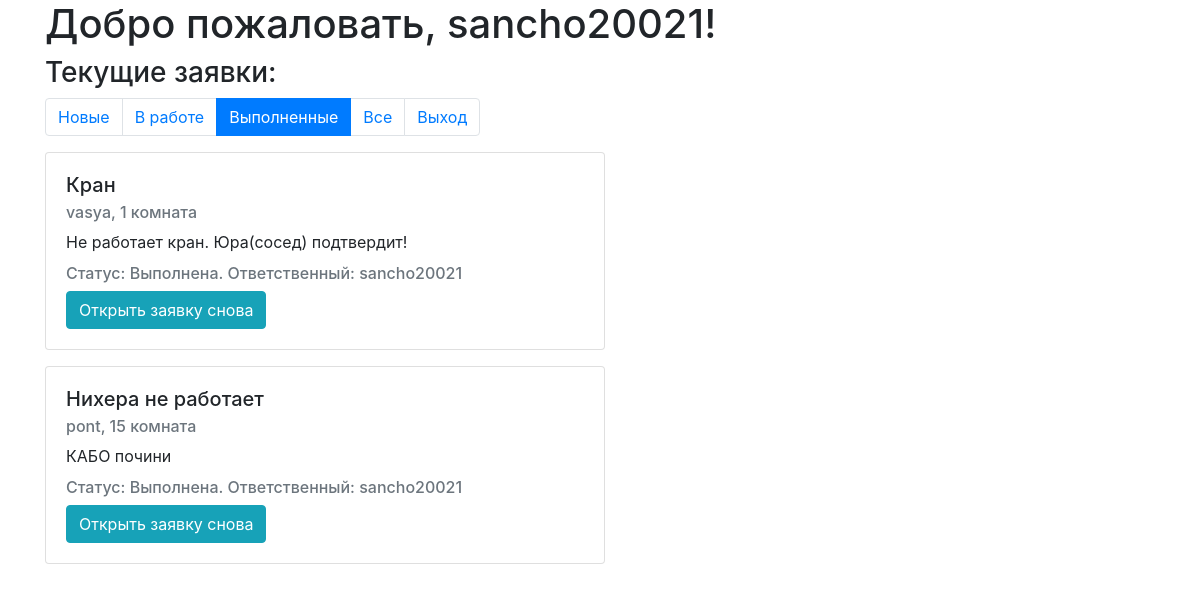
The page /finished (signed in) on the database its author committed.
### app/models.py (models this page shows, shortened)
class Claim(models.Model):
    text = models.TextField()
    name = models.CharField(max_length=255)
    house = models.CharField(max_length=255)
    user = models.ForeignKey(User, on_delete=models.CASCADE)
    status = models.CharField(max_length=255)
    moder = models.ForeignKey(User, on_delete=models.CASCADE, related_name='moders', default=None, blank=True,
                              null=True)
    likes = models.ManyToManyField(User, related_name='likes')

### app/views.py (the view)
# urls.py: path('finished', indexModerFinished),
def indexModerFinished(request):
    return indexModerRender(request, 'finished')

### app/views.py (called while the page is built, shortened)
@register.filter(name='lookup')
def lookup(value, arg):
    return value[arg]

def indexModerRender(request, status):
    if request.user.is_authenticated and request.user.groups.filter(name='moders').exists():
        if request.method == 'GET':
            claims = Claim.objects.all()
            if status == 'new':
                claims = Claim.objects.filter(status=status)
            if status == 'finished' or status == 'processed':
                claims = Claim.objects.filter(status=status, moder=request.user)
            section = status
            statusRus = dict()
            statusRus['new'] = 'На рассмотрении'
            statusRus['processed'] = 'В работе'
            statusRus['finished'] = 'Выполнена'
            return render(request, "indexModer.html",
                          {'claims': claims, 'username': request.user.username, 'section': section,
                           'statusRus': statusRus})
    else:
        return redirect('/login')

### app/templates/indexModer.html (shortened to what this page needs)
<!DOCTYPE html>
<html lang="en">
<head>
    <link href="/open-iconic/font/css/open-iconic-bootstrap.css" rel="stylesheet">
    <link rel="stylesheet" href="https://maxcdn.bootstrapcdn.com/bootstrap/4.0.0/css/bootstrap.min.css"
>
</head>
<body>
<div class="container">
    <h1>Добро пожаловать, {{username}}!</h1>
    <h3>
        Текущие заявки:
    </h3>
    <nav aria-label="...">
        <ul class="pagination">
            <li class="page-item {% if section == 'new' %} active {%endif%}"><a class="page-link" href="/new">Новые</a>
            </li>
            <li class="page-item {% if section == 'processed' %} active {%endif%}"><a class="page-link"
                                                                                      href="/processed">В работе</a>
            </li>
            <li class="page-item {% if section == 'finished' %} active {%endif%}"><a class="page-link" href="/finished">Выполненные</a>
            </li>
            <li class="page-item {% if section == 'all' %} active {%endif%}"><a class="page-link"
                                                                                      href="/allModer">Все</a>
            </li>
            <li class="page-item">
                <a class="page-link" href="/logout">Выход</a>
            </li>
        </ul>
    </nav>
    {% for claim in claims %}
    <form method="POST">
        <div class="card" style="width: 35rem;">
            <div class="card-body">
                <h5 class="card-title">{{claim.name}}</h5>
                <h6 class="card-subtitle mb-2 text-muted">{{claim.user.username}}, {{claim.house}} комната</h6>
                <p class="card-text">{{claim.text}}</p>
                {% if claim.status != 'new' %}
                <h6 class="card-subtitle mb-2 text-muted">Статус: {{ statusRus|lookup:claim.status }}. Ответственный:
                    {{claim.moder}}</h6>
                {%endif%}
                {% if section == 'finished' %}
                <input type="submit" name="open" value="Открыть заявку снова" class="btn btn-info">
                {% endif %}
            </div>
        </div>
    </form>
    {% endfor %}
</div>
</body>
</html>

### rows shown on the page
Claim: name "Кран", user.username "vasya", house "1", text "Не работает кран. Юра(сосед) подтвердит!", status "Выполнена", moder "sancho20021"
Claim: name "Нихера не работает", user.username "pont", house "15", text "КАБО почини", status "Выполнена", moder "sancho20021"

### other values the page prints
{{ username }} "sancho20021"
